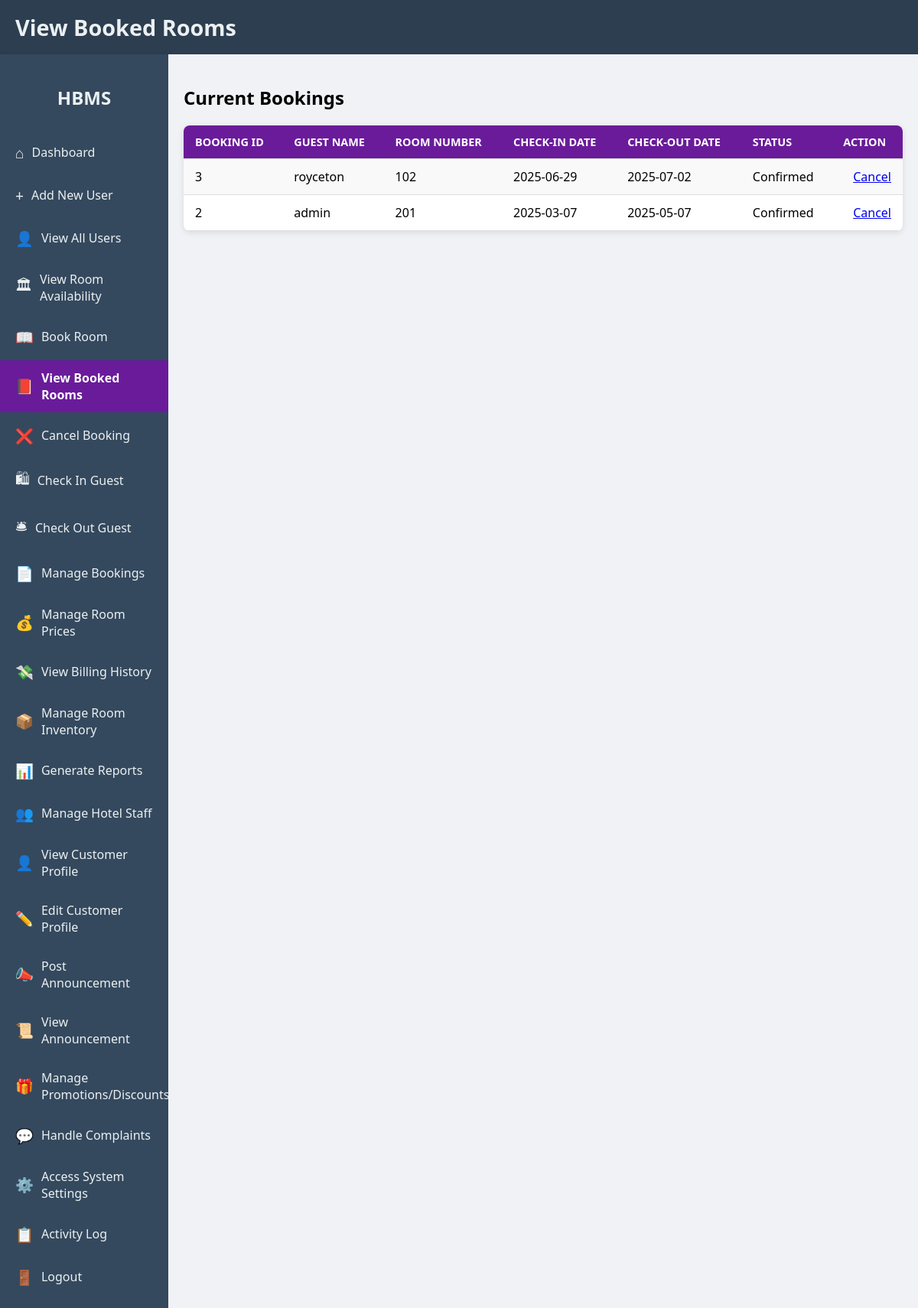
Screenshot of /rcbc/public/view_booked_rooms.php (signed in) with the database file from the repository.
### tables this page shows
CREATE TABLE `bookings` (
  `booking_id` int(11) NOT NULL,
  `user_id` int(11) NOT NULL,
  `room_id` int(11) NOT NULL,
  `check_in_date` date NOT NULL,
  `check_out_date` date NOT NULL,
  `num_guests` int(11) NOT NULL,
  `booking_date` datetime DEFAULT current_timestamp(),
  `status` varchar(50) DEFAULT 'Confirmed',
  `payment_status` enum('Pending','Paid','Refunded') DEFAULT 'Pending'
);

CREATE TABLE `users` (
  `user_id` int(11) NOT NULL,
  `name` varchar(100) DEFAULT NULL,
  `email` varchar(100) DEFAULT NULL,
  `password` varchar(255) DEFAULT NULL,
  `role_id` int(11) DEFAULT NULL
);

CREATE TABLE `rooms` (
  `room_id` int(11) NOT NULL,
  `room_number` varchar(50) NOT NULL,
  `room_type` varchar(100) NOT NULL,
  `status` varchar(50) NOT NULL DEFAULT 'available',
  `price` decimal(10,2) DEFAULT NULL
);

### rcbc/public/view_booked_rooms.php (the view, shortened to what this page needs)
<?php
include '../includes/db.php';
$bookings = [];
$bookings_query = $conn->query("SELECT
    b.booking_id,
    u.name as user_name,
    r.room_number,
    b.check_in_date,
    b.check_out_date,
    b.status
FROM
    bookings b
JOIN
    users u ON b.user_id = u.user_id
JOIN
    rooms r ON b.room_id = r.room_id
ORDER BY
    b.booking_date DESC");
if ($bookings_query) {
    while ($row = $bookings_query->fetch_assoc()) {
        $bookings[] = $row;
    }
}
?>
<!DOCTYPE html>
<html lang="en">
<head>
    <link rel="stylesheet" href="../assets/style.css">
</head>
<body>
    <div class="header">
        <h1>View Booked Rooms</h1>
    </div>
    <div class="dashboard-layout">
        <div class="sidebar">
            <h2>HBMS</h2>
            <ul>
                <li><a href="dashboard.php"><span class="icon">&#8962;</span> Dashboard</a></li>
                <li><a href="add_user.php"><span class="icon">&#43;</span> Add New User</a></li>
                <li><a href="index.php"><span class="icon">&#128100;</span> View All Users</a></li>
                <li><a href="view_room_availability.php"><span class="icon">&#127963;</span> View Room Availability</a></li>
                <li><a href="book_room.php"><span class="icon">&#128214;</span> Book Room</a></li>
                <li><a href="view_booked_rooms.php" class="active"><span class="icon">&#128213;</span> View Booked Rooms</a></li>
                <li><a href="cancel_booking.php"><span class="icon">&#10060;</span> Cancel Booking</a></li>
                <li><a href="check_in_guest.php"><span class="icon">&#128717;</span> Check In Guest</a></li>
                <li><a href="check_out_guest.php"><span class="icon">&#128718;</span> Check Out Guest</a></li>
                <li><a href="manage_bookings.php"><span class="icon">&#128196;</span> Manage Bookings</a></li>
                <li><a href="manage_room_prices.php"><span class="icon">&#128176;</span> Manage Room Prices</a></li>
                <li><a href="view_billing_history.php"><span class="icon">&#128184;</span> View Billing History</a></li>
                <li><a href="manage_room_inventory.php"><span class="icon">&#128230;</span> Manage Room Inventory</a></li>
                <li><a href="generate_reports.php"><span class="icon">&#128202;</span> Generate Reports</a></li>
                <li><a href="manage_hotel_staff.php"><span class="icon">&#128101;</span> Manage Hotel Staff</a></li>
                <li><a href="view_customer_profile.php"><span class="icon">&#128100;</span> View Customer Profile</a></li>
                <li><a href="edit_customer_profile.php"><span class="icon">&#9999;&#65039;</span> Edit Customer Profile</a></li>
                <li><a href="post_announcement.php"><span class="icon">&#128227;</span> Post Announcement</a></li>
                <li><a href="view_announcement.php"><span class="icon">&#128220;</span> View Announcement</a></li>
                <li><a href="manage_promotions_discounts.php"><span class="icon">&#127873;</span> Manage Promotions/Discounts</a></li>
                <li><a href="handle_complaints.php"><span class="icon">&#128172;</span> Handle Complaints</a></li>
                <li><a href="access_system_settings.php"><span class="icon">&#9881;&#65039;</span> Access System Settings</a></li>
                <li><a href="activity_log.php"><span class="icon">&#128203;</span> Activity Log</a></li>
                <li><a href="logout.php"><span class="icon">&#128682;</span> Logout</a></li>
            </ul>
        </div>
        <div class="main-content">
            <div class="dashboard-section">
                <h2>Current Bookings</h2>
                <?php if (!empty($bookings)): ?>
                    <table>
                        <tr>
                            <th>Booking ID</th>
                            <th>Guest Name</th>
                            <th>Room Number</th>
                            <th>Check-in Date</th>
                            <th>Check-out Date</th>
                            <th>Status</th>
                            <th>Action</th>
                        </tr>
                        <?php foreach ($bookings as $booking): ?>
                            <tr>
                                <td><?= htmlspecialchars($booking['booking_id']) ?></td>
                                <td><?= htmlspecialchars($booking['user_name']) ?></td>
                                <td><?= htmlspecialchars($booking['room_number']) ?></td>
                                <td><?= htmlspecialchars($booking['check_in_date']) ?></td>
                                <td><?= htmlspecialchars($booking['check_out_date']) ?></td>
                                <td><?= htmlspecialchars($booking['status']) ?></td>
                                <td>
                                    <a href="cancel_booking.php?booking_id=<?= $booking['booking_id'] ?>" onclick="return confirm('Are you sure you want to cancel this booking?');">Cancel</a>
                                </td>
                            </tr>
                        <?php endforeach; ?>
                    </table>
                <?php else: ?>
                    <p>No rooms currently booked.</p>
                <?php endif; ?>
            </div>
        </div>
    </div>
</body>
</html>

### rcbc/assets/style.css (style rules this page uses)
body { font-family: 'Segoe UI', Tahoma, Geneva, Verdana, sans-serif; margin: 0; padding: 0; background-color: #f0f2f5; display: flex; flex-direction: column; justify-content: flex-start; align-items: stretch; min-height: 100vh; }
.header { background-color: #2c3e50; color: white; padding: 1em 20px; display: flex; justify-content: space-between; align-items: center; box-shadow: 0 2px 10px rgba(0, 0, 0, 0.1); }
.header h1 { margin: 0; font-size: 1.8em; color: #ecf0f1; }
.dashboard-layout { display: flex; flex-grow: 1; }
.sidebar { width: 220px; background-color: #34495e; color: white; padding: 20px 0; box-shadow: 2px 0 5px rgba(0, 0, 0, 0.1); display: flex; flex-direction: column; }
.sidebar h2 { color: #ecf0f1; text-align: center; margin-bottom: 30px; font-size: 1.5em; }
.sidebar ul { list-style: none; padding: 0; margin: 0; }
.sidebar li { margin-bottom: 5px; }
.sidebar a { color: #ecf0f1; text-decoration: none; display: flex; align-items: center; padding: 12px 20px; transition: background-color 0.3s ease, color 0.3s ease; }
.sidebar a.active { background-color: #6a1b9a; color: white; font-weight: bold; }
.sidebar .icon { font-size: 1.2em; margin-right: 10px; }
.main-content { flex-grow: 1; padding: 20px; background-color: #f0f2f5; display: flex; flex-direction: column; gap: 20px; }
table { width: 100%; border-collapse: collapse; margin-top: 20px; background-color: #ffffff; box-shadow: 0 2px 8px rgba(0, 0, 0, 0.1); border-radius: 8px; overflow: hidden; }
th, td { padding: 12px 15px; text-align: left; border-bottom: 1px solid #ddd; }
th { background-color: #6a1b9a; color: white; text-transform: uppercase; font-size: 0.9em; }
tr:nth-child(even) { background-color: #f9f9f9; }
td:last-child { text-align: right; }

### rows the page displays
bookings: booking_id "3", user.name "royceton", room.room_number "102", check_in_date "2025-06-29", check_out_date "2025-07-02", status "Confirmed"
bookings: booking_id "2", user.name "admin", room.room_number "201", check_in_date "2025-03-07", check_out_date "2025-05-07", status "Confirmed"
